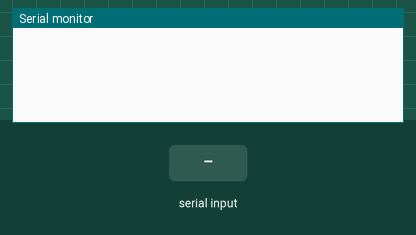
This sketch was run on a simulated ESP8266 (NodeMCU). On the bench: the last lines printed to the serial monitor. Inputs (shaded band) come from the test bench.

Above: at 1.2 s.
1.3 s: "1" received over the second serial link
At 2.3 s:
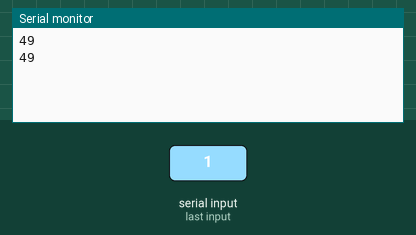
2.8 s: "0" received over the second serial link
At 3.5 s:
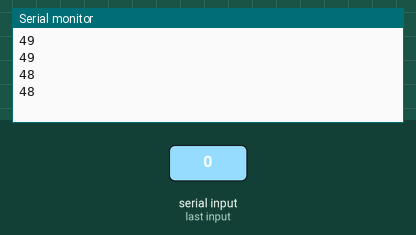
4.3 s: "2" received over the second serial link
At 5.8 s:
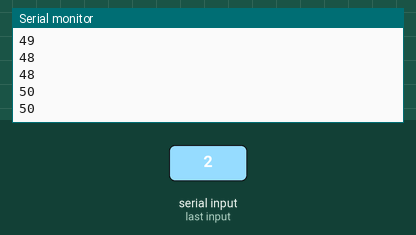
Timing chart, 0 to 7.3 s (numbered marks = the images above; inputs shaded):
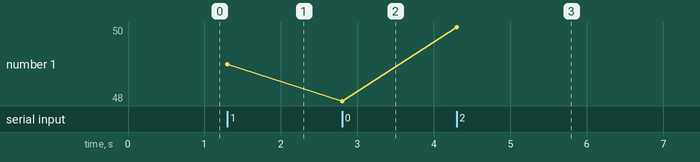

Measured:
- after the input at 1.3 s, the serial monitor: prints a new line at once (image 1)
- after the input at 2.8 s, the serial monitor: prints a new line at once (image 2)
- after the input at 4.3 s, the serial monitor: prints a new line at once (image 3)
- plotted number 1: 49 → 48 after the input at 2.8 s, 48 → 50 after the input at 4.3 s

The sketch:

recycle_sNoude.ino
```cpp
#include <SoftwareSerial.h>

#define secondRX D3
#define secondTX D1
#define nodeRX D5
#define nodeTX D6


int type=-1;

SoftwareSerial secondArdu(secondRX, secondTX);
SoftwareSerial recvNodeSerial(nodeRX, nodeTX);

void sendSecondArdu(int t)
{
  byte trashBuf[1] = {};
  trashBuf[0] = (byte)t;
  secondArdu.write(trashBuf, 1);
}

void receiveNode()
{
  if(recvNodeSerial.available()>0)
  {
    type=recvNodeSerial.read();
    Serial.println(type);
  }
}

void setup() {
  Serial.begin(9600);
  secondArdu.begin(9600);
  recvNodeSerial.begin(9600);
}


void loop() {
  receiveNode();
  if(type!=-1)
  {
    Serial.println(type);
    sendSecondArdu(type);
    type=-1;
  }
}
```
